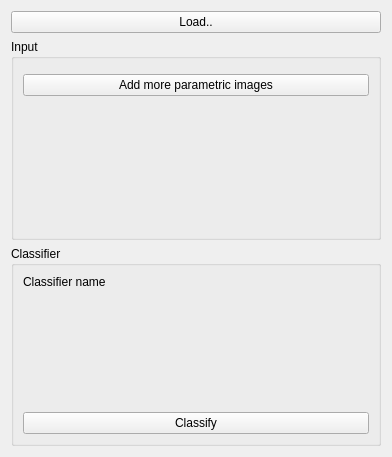
<?xml version="1.0" encoding="UTF-8"?>
<ui version="4.0">
 <class>SegmentationToolboxClassifyingWidget</class>
 <widget class="QWidget" name="SegmentationToolboxClassifyingWidget">
  <property name="geometry">
   <rect>
    <x>0</x>
    <y>0</y>
    <width>392</width>
    <height>457</height>
   </rect>
  </property>
  <property name="windowTitle">
   <string>Learning</string>
  </property>
  <layout class="QVBoxLayout" name="verticalLayout_3">
   <item>
    <widget class="QPushButton" name="load">
     <property name="text">
      <string>Load..</string>
     </property>
    </widget>
   </item>
   <item>
    <widget class="QGroupBox" name="groupBox">
     <property name="title">
      <string>Input</string>
     </property>
     <layout class="QVBoxLayout" name="verticalLayout_2">
      <item>
       <widget class="ImageRangePreprocessingSelector" name="imageRangePreprocessingSelector" native="true"/>
      </item>
      <item>
       <widget class="QPushButton" name="addImages">
        <property name="text">
         <string>Add more parametric images</string>
        </property>
       </widget>
      </item>
      <item>
       <spacer name="verticalSpacer">
        <property name="orientation">
         <enum>Qt::Vertical</enum>
        </property>
        <property name="sizeHint" stdset="0">
         <size>
          <width>20</width>
          <height>40</height>
         </size>
        </property>
       </spacer>
      </item>
     </layout>
    </widget>
   </item>
   <item>
    <widget class="QGroupBox" name="groupBox_2">
     <property name="title">
      <string>Classifier</string>
     </property>
     <layout class="QVBoxLayout" name="verticalLayout">
      <item>
       <widget class="QLabel" name="classifierName">
        <property name="text">
         <string>Classifier name</string>
        </property>
       </widget>
      </item>
      <item>
       <widget class="QWidget" name="classifierSettings" native="true"/>
      </item>
      <item>
       <spacer name="verticalSpacer_2">
        <property name="orientation">
         <enum>Qt::Vertical</enum>
        </property>
        <property name="sizeHint" stdset="0">
         <size>
          <width>20</width>
          <height>40</height>
         </size>
        </property>
       </spacer>
      </item>
      <item>
       <layout class="QHBoxLayout" name="horizontalLayout">
        <item>
         <widget class="QPushButton" name="classify">
          <property name="text">
           <string>Classify</string>
          </property>
         </widget>
        </item>
       </layout>
      </item>
     </layout>
    </widget>
   </item>
  </layout>
 </widget>
 <customwidgets>
  <customwidget>
   <class>ImageRangePreprocessingSelector</class>
   <extends>QWidget</extends>
   <header>ImageRangePreprocessingSelector.h</header>
   <container>1</container>
  </customwidget>
 </customwidgets>
 <resources/>
 <connections/>
</ui>
